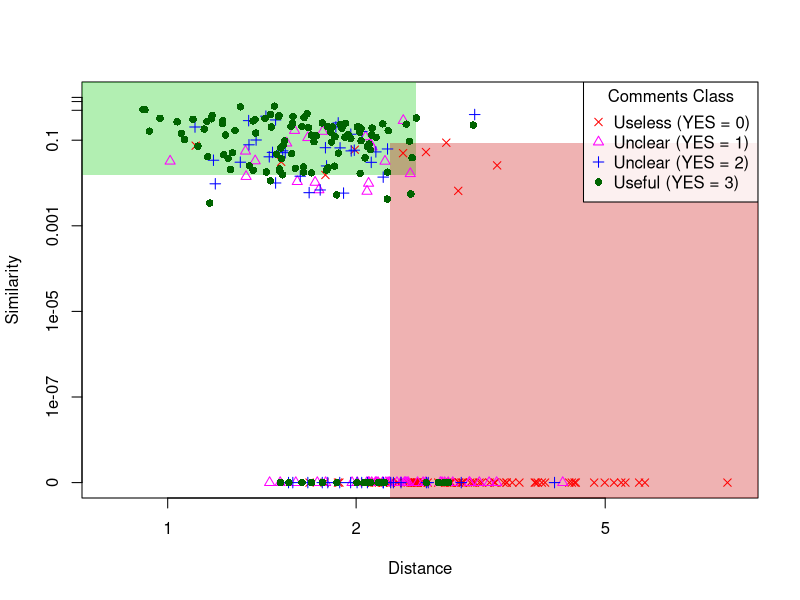

Here is the R script that generated this plot:
dat <- read.csv("scatter_value.csv")
dat$Similarity[which(dat$Similarity == 0)] = 0.000000001 
St1 = 0.015528969196702956
Dt1 = 2.4949438168165483
St2 = 0.08752176628812282
Dt2 = 2.26567908457803

colors = c("red","magenta","blue","darkgreen")
pch = c(4,2,3,16)

#Print Graph with Log
pdf("scatter_log.pdf")
plot(dat$Distance,dat$Similarity,xlim=c(0.8,8),pch=16,col=NA,log="xy",xlab="Distance",ylab="Similarity",yaxt="n")
rect(0.0000001,St1,Dt1,3,col=rgb(0,0.8,0,0.3),border=NA)
rect(Dt2,0.0000000001,10,St2,col=rgb(0.8,0,0,0.3),border=NA)
axis(2,at=c(0.000000001,0.0000001,0.00001,0.001,0.1,0.5,0.8,1),labels=c(0,0.0000001,0.00001,0.001,0.1,"","","1"))
for(i in seq(0,3)){
	points(dat$Distance[which(dat$Vote == i)],dat$Similarity[which(dat$Vote == i)],pch=pch[i+1],col=colors[i+1])
}
legend("topright", title="Comments Class", legend = c("Useless (YES = 0)","Unclear (YES = 1)","Unclear (YES = 2)","Useful (YES = 3)"), pch=pch, col=colors,bg=rgb(1,1,1,0.8))

dev.off()

# pdf("scatter.pdf")
# plot(dat$Distance,dat$Similarity,xlim=c(0.8,8),pch=16,col=NA,xlab="Distance",ylab="Similarity")
# rect(0.0000001,St1,Dt1,3,col=rgb(0,0.8,0,0.3),border=NA)
# rect(Dt2,-1,10,St2,col=rgb(0.8,0,0,0.3),border=NA)
# for(i in seq(0,3)){
# 	points(dat$Distance[which(dat$Vote == i)],dat$Similarity[which(dat$Vote == i)],pch=pch[i+1],col=colors[i+1])
# }
# dev.off()